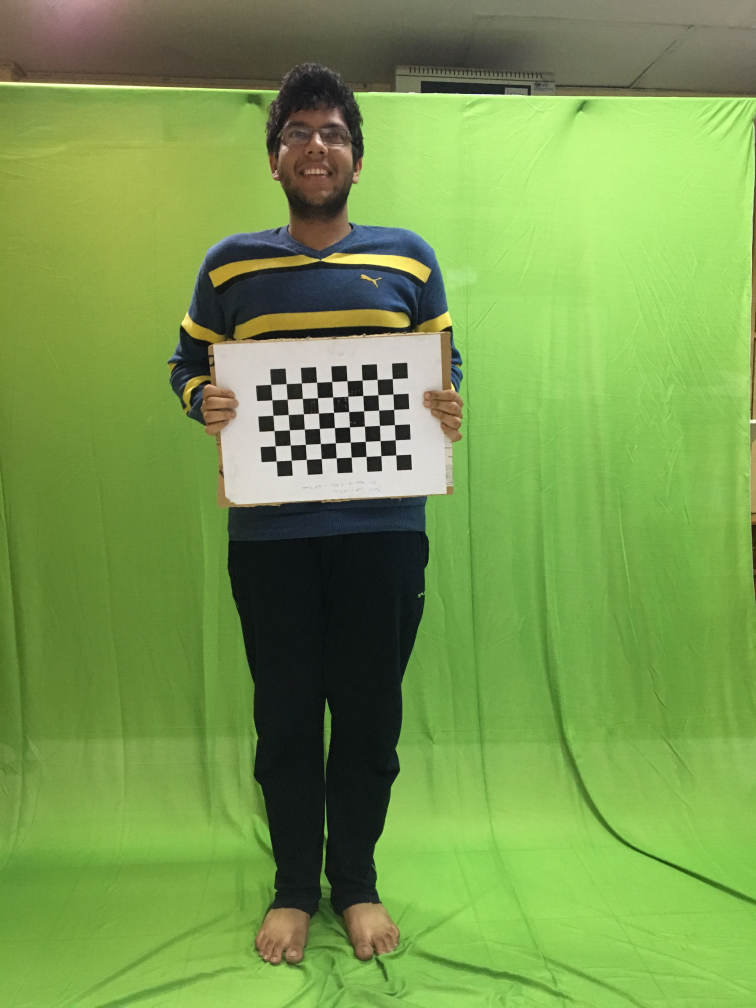
#> input picture Images/Ankesh1.JPG, 3024 x 4032 px (shown at 1/4 size)
$ python code.py --image ../Images/Ankesh1.JPG --affine_mode ../Images/ankesh2.JPG   (Python 2 division)
#> lines starting #> are read from the running program, lines starting #| are printed output that depends on the picture; after the words box and inside, x2 and y2 are one past the last pixel; in counts of white or black regions, pixels touching at a corner belong together; long printed decimals are rounded
import argparse
import cv2
import numpy as np
import matplotlib.pyplot as plt
import math
# import sys

# initialize the list of reference points and boolean indicating
# whether cropping is being performed or not
refPt = []
r1=5 #for affine correction
r2=2 #for measurement
ref_ht=2.84
rectangle_row=9
rectangle_col=6
# square_size=int(r+1)
criteria = (cv2.TERM_CRITERIA_EPS + cv2.TERM_CRITERIA_MAX_ITER, 30, 0.001)
metre_pixel_x=0
metre_pixel_y=0
window_name1="image"

def squ_point(img, x, y, k):
	time_pass=50
	for i in range(time_pass):
		for j in range(time_pass):
			img[y-25+i, x-25+j] = np.array([10*k,50*k,0	])

def click_and_crop(event, x, y, flags, param):
	# grab references to the global variables
	global refPt, cropping
 	if event == cv2.EVENT_LBUTTONDOWN:
		pass
	elif event == cv2.EVENT_LBUTTONUP:
		refPt.append((x, y))

# returns real-world distance between 2 points selected in image
def get_distance(image):
	global refPt
	refPt=[]

	while True:
		cv2.imshow(window_name1, image)
		if(len(refPt)==2):
			break

		key = cv2.waitKey(1) & 0xFF

	if(len(refPt)==2):
		print refPt
		pixel_dist_y=abs(refPt[0][1]-refPt[1][1])
		pixel_dist_x=abs(refPt[0][0]-refPt[1][0])

		actual_y=metre_pixel_y*pixel_dist_y
		actual_x=metre_pixel_x*pixel_dist_x

		actual_dist=math.sqrt(actual_y**2 + actual_x**2)
		return actual_dist

	return 0

# returns 4 points at square_size of checkboard
def chess_board_corners(image,gray,r):
	square_size=int(r+1)
	ret, corners = cv2.findChessboardCorners(image, (rectangle_row,rectangle_col),None)
	corners2 = cv2.cornerSubPix(gray,corners,(11,11),(-1,-1),criteria)
	coordinates=[]
	coordinates.append((corners2[0,0,0],corners2[0,0,1]))
	coordinates.append((corners2[square_size-1,0,0],corners2[square_size-1,0,1]))
	coordinates.append((corners2[rectangle_row*(square_size-1),0,0],corners2[rectangle_row*(square_size-1),0,1]))
	coordinates.append((corners2[rectangle_row*(square_size-1)+square_size-1,0,0],corners2[rectangle_row*(square_size-1)+square_size-1,0,1]))
	print coordinates
	return coordinates

# receives an image and performs affine transform using chess_board_corners
def affine_correct(image):

	gray=cv2.cvtColor(image,cv2.COLOR_BGR2GRAY)
	refPt=chess_board_corners(image,gray,r1)
	pt1=np.asarray(refPt,dtype=np.float32)
	dist=(refPt[1][0]-refPt[0][0])
	refPt[1]=(refPt[0][0]+dist,refPt[0][1])
	refPt[2]=(refPt[0][0],refPt[0][1]+dist)
	refPt[3]=(refPt[0][0]+dist,refPt[0][1]+dist)
	pt2=np.asarray(refPt,dtype=np.float32)
	M=cv2.getPerspectiveTransform(pt1,pt2)
	dst=cv2.warpPerspective(image,M,(image.shape[1],image.shape[0]))
	return dst

ap = argparse.ArgumentParser()
ap.add_argument("-i", "--image", required=True, help="Path to the image")
ap.add_argument("-a", "--affine_mode", required=True, help="To perform Affine Corrections")
args = vars(ap.parse_args())

# load the image, clone it, and setup the mouse callback function
image = cv2.imread(args["image"])
#> image is the input picture: shape (4032, 3024, 3); mean B, G, R 78.7, 155.2, 120.5
affine_correct_flag= (args["affine_mode"])

clone = image.copy()
gray = cv2.cvtColor(image,cv2.COLOR_BGR2GRAY)
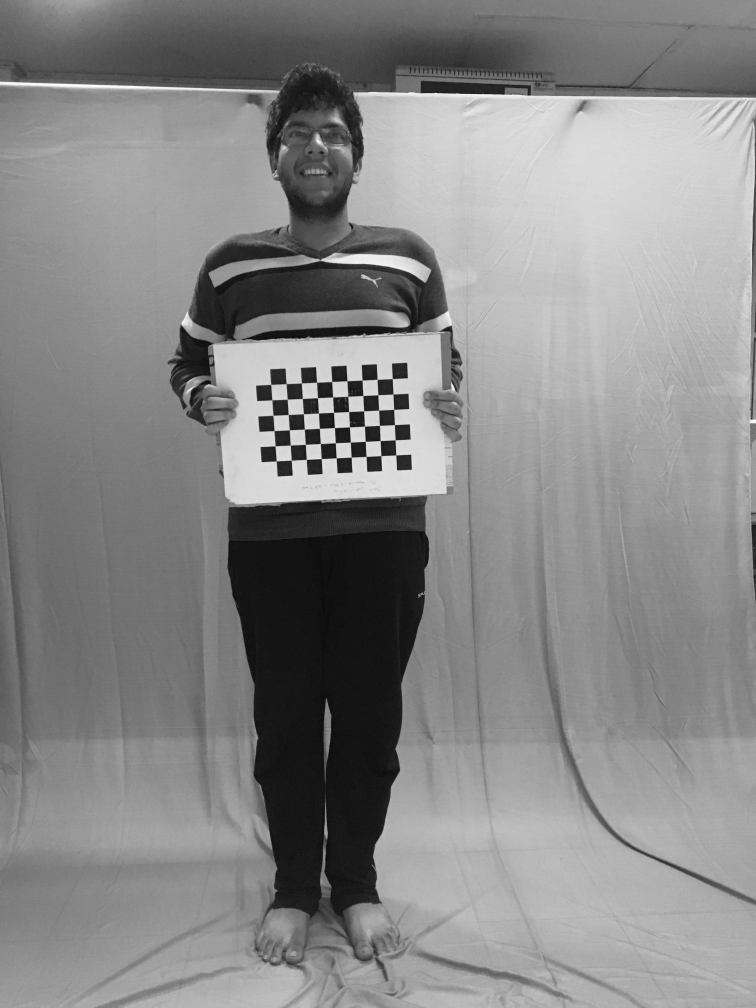
#> gray: shape (4032, 3024) (shown at 1/4 size); min 0, max 255, mean 136.1
cv2.namedWindow(window_name1,cv2.WINDOW_NORMAL)
cv2.resizeWindow(window_name1, image.shape[0],image.shape[1])
cv2.setMouseCallback(window_name1, click_and_crop)

# print chess_board_corners(gray)
dst=np.copy(image) # created to ease affine_correct mode
if(affine_correct_flag=='True'):
	dst=affine_correct(dst)
	print "Affine Corrected"
gray2 = cv2.cvtColor(dst,cv2.COLOR_BGR2GRAY)
temp=chess_board_corners(dst,gray2,r2)
#> in chess_board_corners, `ret, corners = cv2.findChessboardCorners(image, (rectangle_row,rectang..`: ret = True; corners = 54 rows, first 8: [1585.4, 1821.3], [1525.1, 1824], [1464.4, 1827.1], [1406.2, 1830.8], [1346, 1832.9], [1286.4, 1836], [1226.6, 1839.3], [1166.4, 1842.5]
#> in chess_board_corners, `corners2 = cv2.cornerSubPix(gray,corners,(11,11),(-1,-1),criteria)`: corners2 = 54 rows, first 8: [1584.8, 1821.3], [1525, 1824.3], [1465.6, 1826.9], [1406.2, 1830.1], [1346.2, 1832.8], [1286.4, 1835.9], [1226.4, 1838.9], [1166.4, 1842.2]
#| [(1584.8252, 1821.2828), (1465.6207, 1826.8541), (1579.0388, 1699.9406), (1459.2134, 1706.0433)]
#> temp = [(1584.8, 1821.3), (1465.6, 1826.9), (1579, 1699.9), (1459.2, 1706)]


ret, corners = cv2.findChessboardCorners(dst, (rectangle_row,rectangle_col),None)
#> ret = True
corners2 = cv2.cornerSubPix(gray2,corners,(11,11),(-1,-1),criteria)
print corners2
#> (printed output is left out)
dst = cv2.drawChessboardCorners(dst, (9,6), corners2, ret)


cv2.imshow(window_name1,dst)
metre_pixel_x=(r2*ref_ht)/(abs(temp[0][0]-temp[1][0]))
#> metre_pixel_x = 0.0476
metre_pixel_y=(r2*ref_ht)/(abs(temp[0][1]-temp[2][1]))
#> metre_pixel_y = 0.0468
print get_distance(dst)
#> (key Esc is pressed here)

cv2.waitKey(0)
cv2.imwrite('dst.jpg',dst)
cv2.imwrite('image.jpg',image)

# close all open windows
cv2.destroyAllWindows()

$ run again, on Images/ankesh3.JPG
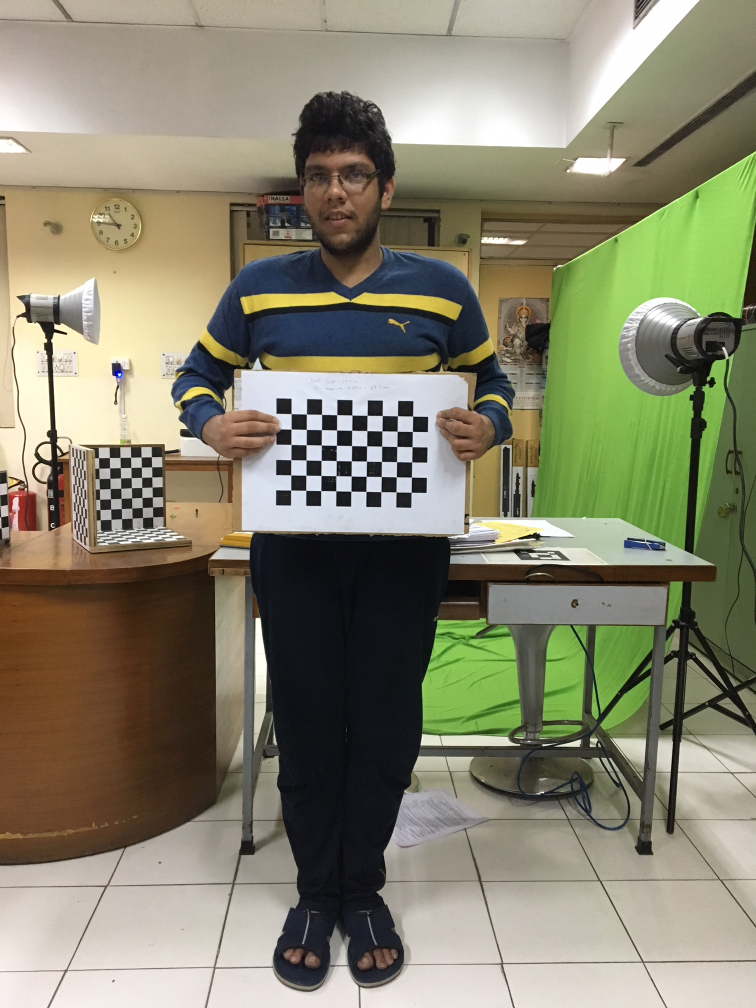
#> input picture Images/ankesh3.JPG, 1512 x 2016 px (shown at 1/2 size)
#> image is the input picture: shape (2016, 1512, 3); mean B, G, R 109.8, 132.4, 134.8
#> `gray = cv2.cvtColor(image,cv2.COLOR_BGR2GRAY)`:
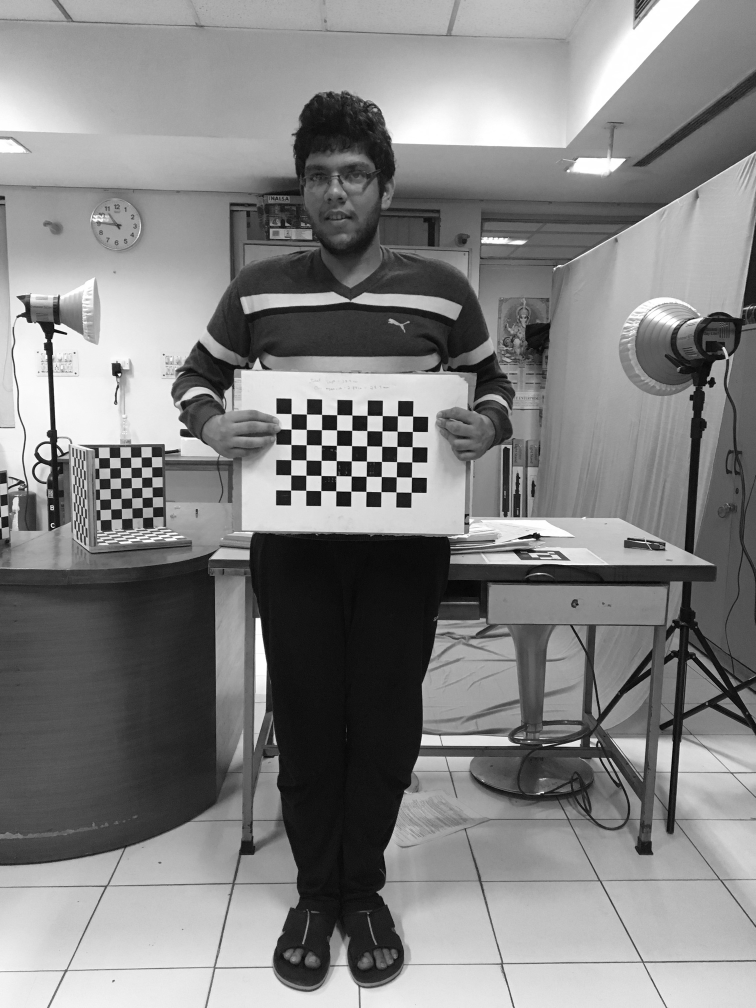
#> gray: shape (2016, 1512) (shown at 1/2 size); min 0, max 255, mean 130.5
#> in chess_board_corners, `ret, corners = cv2.findChessboardCorners(image, (rectangle_row,rectang..`: ret = True; corners = 54 rows, first 8: [582.6, 827.9], [613.3, 828.6], [643.5, 829.2], [674, 830.1], [704.2, 830.5], [734.6, 831.1], [765, 831.6], [795.3, 832.2]
#> in chess_board_corners, `corners2 = cv2.cornerSubPix(gray,corners,(11,11),(-1,-1),criteria)`: corners2 = 54 rows, first 8: [582.7, 827.8], [613.3, 828.5], [643.5, 829.2], [673.9, 829.9], [704.4, 830.5], [734.6, 831.1], [764.9, 831.5], [795.4, 832.1]
#| [(582.684, 827.7668), (643.5327, 829.2384), (582.410, 889.415), (643.0544, 890.602)]
#> temp = [(582.7, 827.8), (643.5, 829.2), (582.4, 889.4), (643.1, 890.6)]
#> `ret, corners = cv2.findChessboardCorners(dst, (rectangle_row,rectangle..`: ret = True
#> (printed output is left out)
#> `dst = cv2.drawChessboardCorners(dst, (9,6), corners2, ret)`:
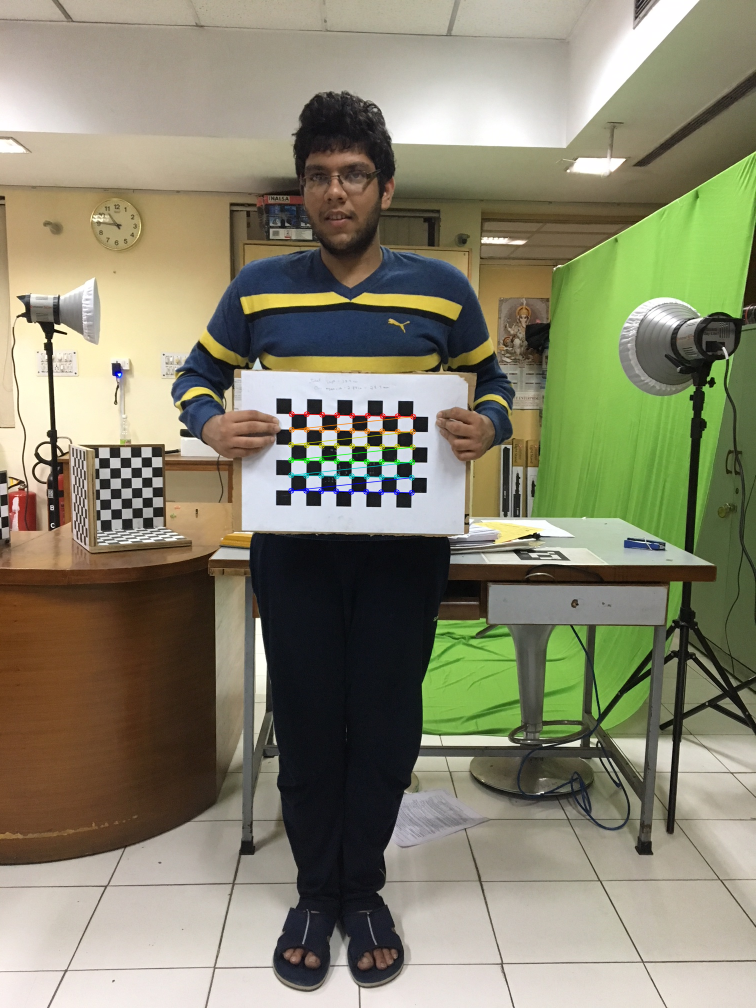
#> dst: shape (2016, 1512, 3) (shown at 1/2 size); 0.4% of pixels changed, all inside (x1, y1, x2, y2) = (576, 822, 833, 992)
#> metre_pixel_x = 0.0933
#> metre_pixel_y = 0.0921
